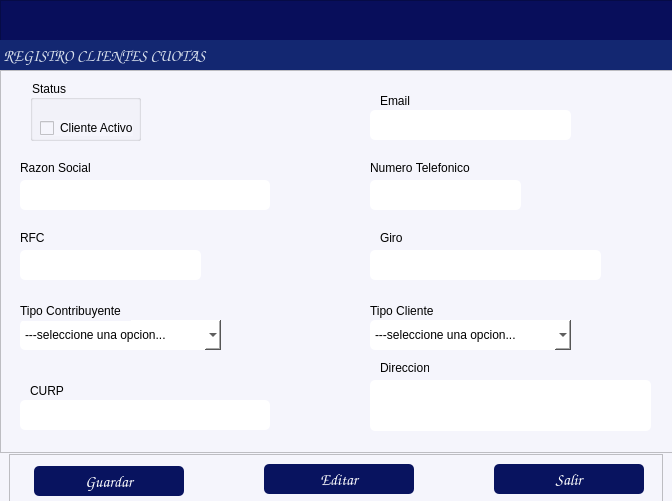
<?xml version="1.0" encoding="UTF-8"?>
<ui version="4.0">
 <class>formClientes</class>
 <widget class="QDialog" name="formClientes">
  <property name="windowModality">
   <enum>Qt::WindowModality::ApplicationModal</enum>
  </property>
  <property name="geometry">
   <rect>
    <x>0</x>
    <y>0</y>
    <width>672</width>
    <height>501</height>
   </rect>
  </property>
  <property name="windowTitle">
   <string/>
  </property>
  <property name="styleSheet">
   <string notr="true">background-color: rgb(245, 245, 252);</string>
  </property>
  <widget class="QFrame" name="frame">
   <property name="geometry">
    <rect>
     <x>0</x>
     <y>0</y>
     <width>681</width>
     <height>71</height>
    </rect>
   </property>
   <property name="maximumSize">
    <size>
     <width>16777215</width>
     <height>16777215</height>
    </size>
   </property>
   <property name="styleSheet">
    <string notr="true">background-color: rgb(8, 14, 91);</string>
   </property>
   <property name="frameShape">
    <enum>QFrame::Shape::StyledPanel</enum>
   </property>
   <property name="frameShadow">
    <enum>QFrame::Shadow::Raised</enum>
   </property>
   <widget class="QLabel" name="label_6">
    <property name="geometry">
     <rect>
      <x>0</x>
      <y>40</y>
      <width>832</width>
      <height>31</height>
     </rect>
    </property>
    <property name="font">
     <font>
      <family>Comic Sans MS</family>
      <pointsize>12</pointsize>
      <bold>true</bold>
     </font>
    </property>
    <property name="styleSheet">
     <string notr="true">color: rgb(255, 255, 255);
background-color: rgb(19, 39, 113);
color: rgb(255, 78, 2);
color: rgb(216, 224, 236);</string>
    </property>
    <property name="text">
     <string> REGISTRO CLIENTES CUOTAS</string>
    </property>
    <property name="alignment">
     <set>Qt::AlignmentFlag::AlignLeading|Qt::AlignmentFlag::AlignLeft|Qt::AlignmentFlag::AlignVCenter</set>
    </property>
   </widget>
  </widget>
  <widget class="QFrame" name="frame_2">
   <property name="geometry">
    <rect>
     <x>0</x>
     <y>70</y>
     <width>681</width>
     <height>383</height>
    </rect>
   </property>
   <property name="maximumSize">
    <size>
     <width>16777215</width>
     <height>500</height>
    </size>
   </property>
   <property name="styleSheet">
    <string notr="true">background-color: rgb(255, 255, 255);
background-color: rgb(245, 245, 252);</string>
   </property>
   <property name="frameShape">
    <enum>QFrame::Shape::StyledPanel</enum>
   </property>
   <property name="frameShadow">
    <enum>QFrame::Shadow::Raised</enum>
   </property>
   <widget class="QLineEdit" name="txtNombreCliente">
    <property name="geometry">
     <rect>
      <x>20</x>
      <y>110</y>
      <width>250</width>
      <height>30</height>
     </rect>
    </property>
    <property name="styleSheet">
     <string notr="true">background-color: rgb(255, 255, 255);
border-radius:5px;</string>
    </property>
    <property name="alignment">
     <set>Qt::AlignmentFlag::AlignBottom|Qt::AlignmentFlag::AlignLeading|Qt::AlignmentFlag::AlignLeft</set>
    </property>
   </widget>
   <widget class="QLabel" name="label_4">
    <property name="geometry">
     <rect>
      <x>30</x>
      <y>310</y>
      <width>49</width>
      <height>21</height>
     </rect>
    </property>
    <property name="text">
     <string>CURP</string>
    </property>
   </widget>
   <widget class="QTextEdit" name="txtDireccion">
    <property name="geometry">
     <rect>
      <x>370</x>
      <y>310</y>
      <width>281</width>
      <height>51</height>
     </rect>
    </property>
    <property name="styleSheet">
     <string notr="true">background-color: rgb(255, 255, 255);
border-radius:5px;</string>
    </property>
   </widget>
   <widget class="QComboBox" name="cmbTipoContribuyente">
    <property name="enabled">
     <bool>true</bool>
    </property>
    <property name="geometry">
     <rect>
      <x>20</x>
      <y>250</y>
      <width>201</width>
      <height>30</height>
     </rect>
    </property>
    <property name="styleSheet">
     <string notr="true">background-color: rgb(255, 255, 255);
border-radius:5px;</string>
    </property>
    <item>
     <property name="text">
      <string>---seleccione una opcion...</string>
     </property>
    </item>
    <item>
     <property name="text">
      <string>Persona Fisica</string>
     </property>
    </item>
    <item>
     <property name="text">
      <string>Persona Moral</string>
     </property>
    </item>
   </widget>
   <widget class="QLabel" name="label_3">
    <property name="geometry">
     <rect>
      <x>20</x>
      <y>230</y>
      <width>111</width>
      <height>21</height>
     </rect>
    </property>
    <property name="text">
     <string>Tipo Contribuyente</string>
    </property>
   </widget>
   <widget class="QLabel" name="label_8">
    <property name="geometry">
     <rect>
      <x>380</x>
      <y>290</y>
      <width>49</width>
      <height>16</height>
     </rect>
    </property>
    <property name="text">
     <string>Direccion</string>
    </property>
   </widget>
   <widget class="QGroupBox" name="groupBox">
    <property name="geometry">
     <rect>
      <x>30</x>
      <y>10</y>
      <width>111</width>
      <height>61</height>
     </rect>
    </property>
    <property name="styleSheet">
     <string notr="true"/>
    </property>
    <property name="title">
     <string>Status</string>
    </property>
    <widget class="QCheckBox" name="checkBoxStatus">
     <property name="geometry">
      <rect>
       <x>10</x>
       <y>40</y>
       <width>93</width>
       <height>16</height>
      </rect>
     </property>
     <property name="styleSheet">
      <string notr="true">border-color: rgb(0, 0, 0);</string>
     </property>
     <property name="text">
      <string>Cliente Activo</string>
     </property>
    </widget>
   </widget>
   <widget class="QLabel" name="label_5">
    <property name="geometry">
     <rect>
      <x>380</x>
      <y>20</y>
      <width>49</width>
      <height>21</height>
     </rect>
    </property>
    <property name="text">
     <string>Email</string>
    </property>
   </widget>
   <widget class="QLabel" name="label_7">
    <property name="geometry">
     <rect>
      <x>380</x>
      <y>160</y>
      <width>31</width>
      <height>16</height>
     </rect>
    </property>
    <property name="text">
     <string>Giro</string>
    </property>
   </widget>
   <widget class="QLabel" name="label_9">
    <property name="geometry">
     <rect>
      <x>370</x>
      <y>90</y>
      <width>111</width>
      <height>16</height>
     </rect>
    </property>
    <property name="text">
     <string>Numero Telefonico</string>
    </property>
   </widget>
   <widget class="QLineEdit" name="txtRFC">
    <property name="geometry">
     <rect>
      <x>20</x>
      <y>180</y>
      <width>181</width>
      <height>30</height>
     </rect>
    </property>
    <property name="styleSheet">
     <string notr="true">background-color: rgb(255, 255, 255);
border-radius:5px;
</string>
    </property>
    <property name="alignment">
     <set>Qt::AlignmentFlag::AlignBottom|Qt::AlignmentFlag::AlignLeading|Qt::AlignmentFlag::AlignLeft</set>
    </property>
   </widget>
   <widget class="QLineEdit" name="txtEmail">
    <property name="geometry">
     <rect>
      <x>370</x>
      <y>40</y>
      <width>201</width>
      <height>30</height>
     </rect>
    </property>
    <property name="styleSheet">
     <string notr="true">background-color: rgb(255, 255, 255);
border-radius:5px;</string>
    </property>
    <property name="alignment">
     <set>Qt::AlignmentFlag::AlignBottom|Qt::AlignmentFlag::AlignLeading|Qt::AlignmentFlag::AlignLeft</set>
    </property>
   </widget>
   <widget class="QLineEdit" name="txtCel">
    <property name="geometry">
     <rect>
      <x>370</x>
      <y>110</y>
      <width>151</width>
      <height>30</height>
     </rect>
    </property>
    <property name="styleSheet">
     <string notr="true">background-color: rgb(255, 255, 255);
border-radius:5px;</string>
    </property>
    <property name="alignment">
     <set>Qt::AlignmentFlag::AlignBottom|Qt::AlignmentFlag::AlignLeading|Qt::AlignmentFlag::AlignLeft</set>
    </property>
   </widget>
   <widget class="QLineEdit" name="txtGiro">
    <property name="geometry">
     <rect>
      <x>370</x>
      <y>180</y>
      <width>231</width>
      <height>30</height>
     </rect>
    </property>
    <property name="styleSheet">
     <string notr="true">background-color: rgb(255, 255, 255);
border-radius:5px;</string>
    </property>
    <property name="alignment">
     <set>Qt::AlignmentFlag::AlignBottom|Qt::AlignmentFlag::AlignLeading|Qt::AlignmentFlag::AlignLeft</set>
    </property>
   </widget>
   <widget class="QLineEdit" name="txtCURP">
    <property name="geometry">
     <rect>
      <x>20</x>
      <y>330</y>
      <width>250</width>
      <height>30</height>
     </rect>
    </property>
    <property name="styleSheet">
     <string notr="true">background-color: rgb(255, 255, 255);
border-radius:5px;</string>
    </property>
    <property name="alignment">
     <set>Qt::AlignmentFlag::AlignBottom|Qt::AlignmentFlag::AlignLeading|Qt::AlignmentFlag::AlignLeft</set>
    </property>
   </widget>
   <widget class="QLabel" name="label_10">
    <property name="geometry">
     <rect>
      <x>20</x>
      <y>90</y>
      <width>111</width>
      <height>16</height>
     </rect>
    </property>
    <property name="text">
     <string>Razon Social</string>
    </property>
   </widget>
   <widget class="QLabel" name="label_11">
    <property name="geometry">
     <rect>
      <x>20</x>
      <y>160</y>
      <width>31</width>
      <height>16</height>
     </rect>
    </property>
    <property name="text">
     <string>RFC</string>
    </property>
   </widget>
   <widget class="QLabel" name="label_12">
    <property name="geometry">
     <rect>
      <x>370</x>
      <y>230</y>
      <width>111</width>
      <height>21</height>
     </rect>
    </property>
    <property name="text">
     <string>Tipo Cliente</string>
    </property>
   </widget>
   <widget class="QComboBox" name="cmbTipoCliente">
    <property name="enabled">
     <bool>true</bool>
    </property>
    <property name="geometry">
     <rect>
      <x>370</x>
      <y>250</y>
      <width>201</width>
      <height>30</height>
     </rect>
    </property>
    <property name="styleSheet">
     <string notr="true">background-color: rgb(255, 255, 255);
border-radius:5px;</string>
    </property>
    <item>
     <property name="text">
      <string>---seleccione una opcion...</string>
     </property>
    </item>
    <item>
     <property name="text">
      <string>Areas Comunes</string>
     </property>
    </item>
    <item>
     <property name="text">
      <string>Locales Comerciales</string>
     </property>
    </item>
    <item>
     <property name="text">
      <string>Espacios Publicitarios</string>
     </property>
    </item>
    <item>
     <property name="text">
      <string>Estacionamiento</string>
     </property>
    </item>
    <item>
     <property name="text">
      <string>Recuperacion Servicios</string>
     </property>
    </item>
   </widget>
  </widget>
  <widget class="QFrame" name="frame_3">
   <property name="geometry">
    <rect>
     <x>9</x>
     <y>454</y>
     <width>654</width>
     <height>51</height>
    </rect>
   </property>
   <property name="maximumSize">
    <size>
     <width>16777215</width>
     <height>60</height>
    </size>
   </property>
   <property name="styleSheet">
    <string notr="true"/>
   </property>
   <property name="frameShape">
    <enum>QFrame::Shape::StyledPanel</enum>
   </property>
   <property name="frameShadow">
    <enum>QFrame::Shadow::Raised</enum>
   </property>
   <widget class="QPushButton" name="btnGuardar">
    <property name="geometry">
     <rect>
      <x>25</x>
      <y>12</y>
      <width>150</width>
      <height>30</height>
     </rect>
    </property>
    <property name="maximumSize">
     <size>
      <width>150</width>
      <height>100</height>
     </size>
    </property>
    <property name="font">
     <font>
      <family>Comic Sans MS</family>
      <pointsize>12</pointsize>
      <bold>false</bold>
     </font>
    </property>
    <property name="cursor">
     <cursorShape>PointingHandCursor</cursorShape>
    </property>
    <property name="layoutDirection">
     <enum>Qt::LayoutDirection::LeftToRight</enum>
    </property>
    <property name="styleSheet">
     <string notr="true">background-color: rgb(8, 19, 95);
color: rgb(255, 255, 255);
border-radius:5px;
</string>
    </property>
    <property name="text">
     <string>Guardar</string>
    </property>
    <property name="icon">
     <iconset>
      <normaloff>../iconos/guardar.png</normaloff>../iconos/guardar.png</iconset>
    </property>
    <property name="iconSize">
     <size>
      <width>30</width>
      <height>30</height>
     </size>
    </property>
    <property name="flat">
     <bool>true</bool>
    </property>
   </widget>
   <widget class="QPushButton" name="btnEditar">
    <property name="geometry">
     <rect>
      <x>255</x>
      <y>10</y>
      <width>150</width>
      <height>30</height>
     </rect>
    </property>
    <property name="maximumSize">
     <size>
      <width>150</width>
      <height>100</height>
     </size>
    </property>
    <property name="font">
     <font>
      <family>Comic Sans MS</family>
      <pointsize>12</pointsize>
      <bold>false</bold>
     </font>
    </property>
    <property name="cursor">
     <cursorShape>PointingHandCursor</cursorShape>
    </property>
    <property name="layoutDirection">
     <enum>Qt::LayoutDirection::LeftToRight</enum>
    </property>
    <property name="styleSheet">
     <string notr="true">background-color: rgb(8, 19, 95);
color: rgb(255, 255, 255);
border-radius:5px;
</string>
    </property>
    <property name="text">
     <string>Editar</string>
    </property>
    <property name="icon">
     <iconset>
      <normaloff>../iconos/Custom-Icon-Design-Pretty-Office-9-Edit-file.256.png</normaloff>../iconos/Custom-Icon-Design-Pretty-Office-9-Edit-file.256.png</iconset>
    </property>
    <property name="iconSize">
     <size>
      <width>20</width>
      <height>20</height>
     </size>
    </property>
    <property name="flat">
     <bool>true</bool>
    </property>
   </widget>
   <widget class="QPushButton" name="btnSalir">
    <property name="geometry">
     <rect>
      <x>485</x>
      <y>10</y>
      <width>150</width>
      <height>30</height>
     </rect>
    </property>
    <property name="maximumSize">
     <size>
      <width>150</width>
      <height>100</height>
     </size>
    </property>
    <property name="font">
     <font>
      <family>Comic Sans MS</family>
      <pointsize>12</pointsize>
      <bold>false</bold>
     </font>
    </property>
    <property name="cursor">
     <cursorShape>PointingHandCursor</cursorShape>
    </property>
    <property name="layoutDirection">
     <enum>Qt::LayoutDirection::LeftToRight</enum>
    </property>
    <property name="styleSheet">
     <string notr="true">background-color: rgb(8, 19, 95);
color: rgb(255, 255, 255);
border-radius:5px;
</string>
    </property>
    <property name="text">
     <string>Salir</string>
    </property>
    <property name="icon">
     <iconset>
      <normaloff>../iconos/salir.ico</normaloff>../iconos/salir.ico</iconset>
    </property>
    <property name="iconSize">
     <size>
      <width>20</width>
      <height>20</height>
     </size>
    </property>
    <property name="flat">
     <bool>true</bool>
    </property>
   </widget>
  </widget>
 </widget>
 <resources/>
 <connections/>
</ui>
